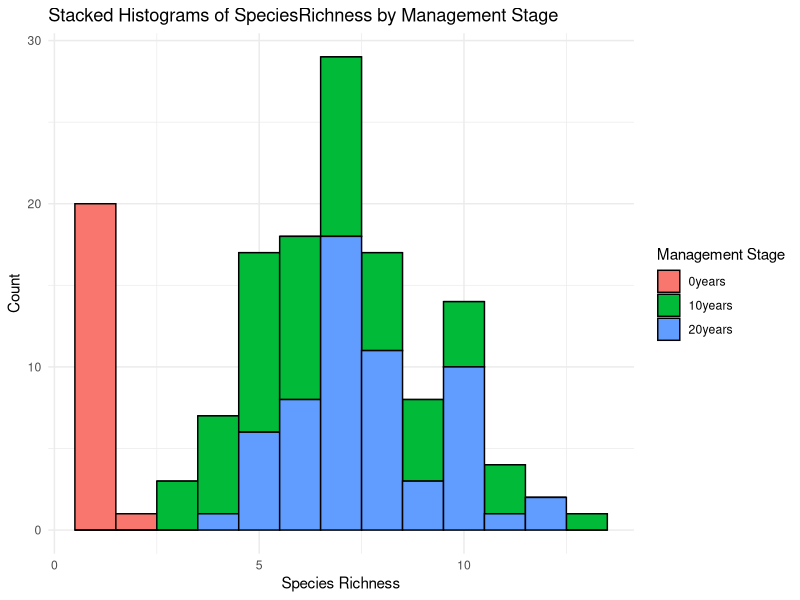

Source code (R):
# Biostatistics Final Project ----
# Exploratory data analysis and data preparation

# load libraries
library(ggplot2)
library(dplyr)
library(tidyr)
library(knitr)

# Load the data
diversity <- read.csv("data/2010FieldEcolDiversity.csv")

# inspect the data ----

str(diversity)

summary(diversity)

# create stacked histograms ----
ggplot(diversity, aes(x = SpeciesRichness, fill = as.factor(ManagementStage))) +
  geom_histogram(position = "stack", binwidth = 1, color = 'black') +
  labs(
    title = "Stacked Histograms of SpeciesRichness by Management Stage",
    x = "Species Richness",
    y = "Count",
    fill = "Management Stage"
  ) +
  theme_minimal()

# Unmanaged Areas (0 years): Typically, lower species richness due to invasive species like buckthorn dominating.

# Early-Stage Management (10 years): An intermediate increase in species richness as invasive species are removed and native species are reintroduced.

# Late-Stage Management (20 years): Highest species richness, reflecting successful restoration with sustained management efforts.

# table of descriptive statistics ----

# Calculate descriptive statistics
descriptive_stats <- diversity %>%
  group_by(ManagementStage) %>%
  summarise(
    mean = mean(SpeciesRichness),
    sd = sd(SpeciesRichness),
    cv = sd / mean,
    se = sd / sqrt(n())
  )

print(descriptive_stats)

kable(descriptive_stats)

# Calculate 95% confidence intervals
ci <- diversity %>%
  group_by(ManagementStage) %>%
  summarise(
    mean = mean(SpeciesRichness),
    se = sd(SpeciesRichness) / sqrt(n()),
    lower_ci = mean - qt(0.975, df = n() - 1) * se,
    upper_ci = mean + qt(0.975, df = n() - 1) * se
  )

print(ci)

kable(ci)
